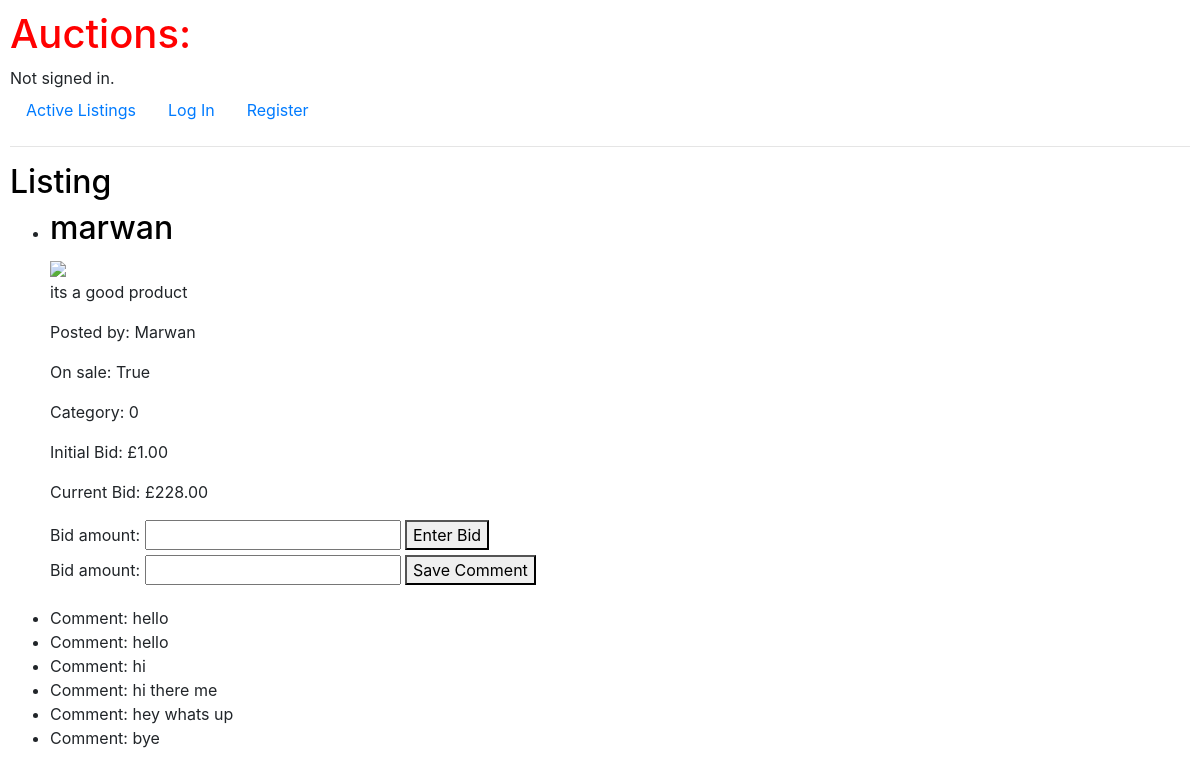
/bid/1, run on an earlier commit of the app's database.
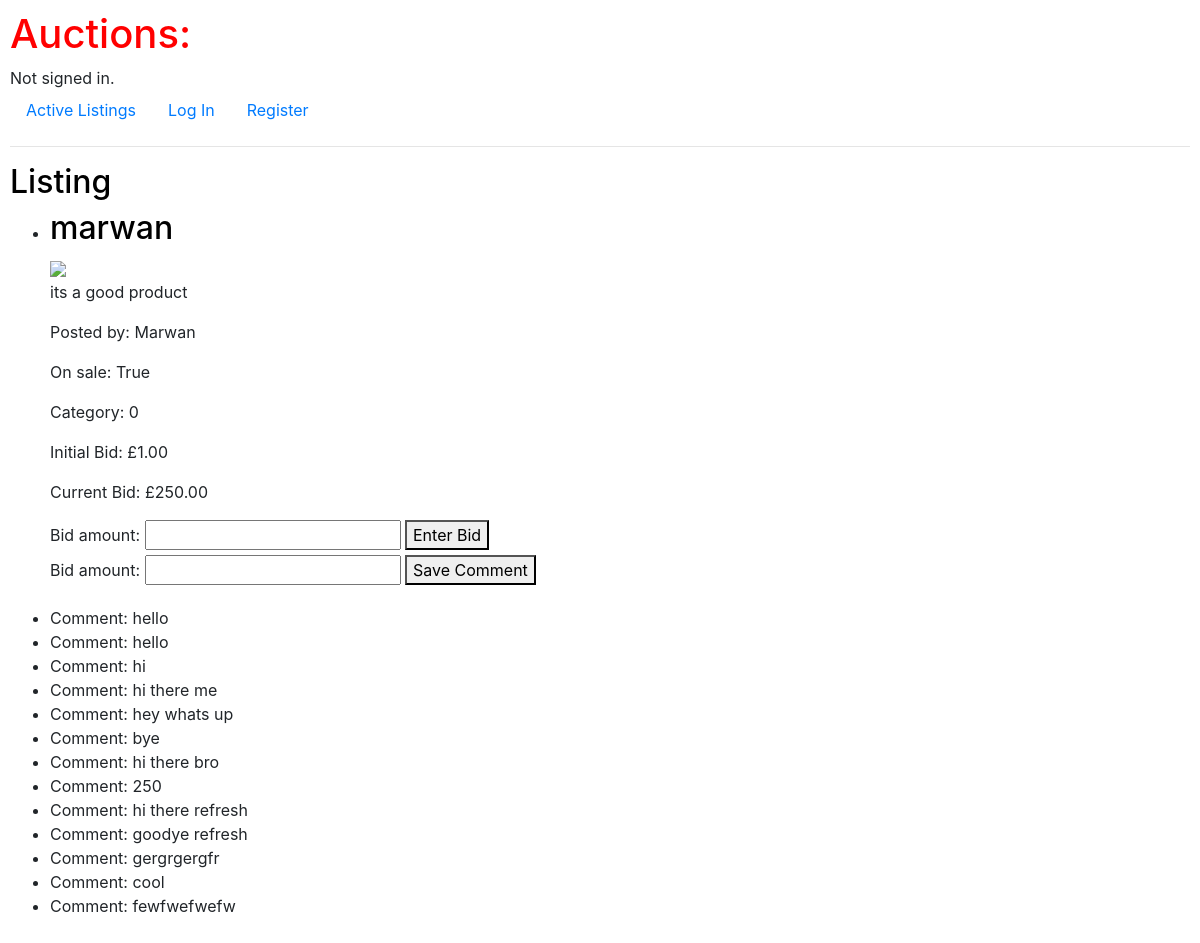
And on a later commit of the database.
### auctions/models.py (models this page shows)
class AuctionListing(models.Model):
    user = models.ForeignKey(User, on_delete=models.CASCADE, related_name= "auction_listings")
    title = models.CharField(max_length=64)
    description = models.TextField()
    active = models.BooleanField(default=True)
    category = models.CharField(max_length = 64)
    image = models.ImageField(upload_to='')
    initial_bid = models.DecimalField(max_digits=6, decimal_places=2)
    def current_bid(self):
        bid = Bid.objects.filter(auction_listing=self).order_by('-bid_amount').first()
        if bid:
            return bid.bid_amount
        else:
            return self.initial_bid

class User(AbstractUser):
    pass

class Bid(models.Model):
    user = models.ForeignKey(User, on_delete=models.CASCADE, related_name= "bid" )
    auction_listing = models.ForeignKey(AuctionListing, on_delete=models.CASCADE, related_name= "auction_listing" )
    bid_amount = models.DecimalField(max_digits=10, decimal_places=2)

class Comment(models.Model):
    user = models.ForeignKey(User, on_delete=models.CASCADE, related_name= "comment")
    auction_listing = models.ForeignKey(AuctionListing, on_delete=models.CASCADE, related_name="comments")
    comment = models.TextField()

### auctions/views.py (the view)
# urls.py: path("bid/<int:listing_id>", views.current_price, name="current_price"),
def current_price(request, listing_id):
    auction_listing = AuctionListing.objects.get(id=listing_id)
    auction_listings = AuctionListing.objects.all()
    current_bids = {}
    for listing in auction_listings:
        bid = Bid.objects.filter(auction_listing=listing).order_by('-bid_amount').first()
        if bid == None:
            bid = listing.initial_bid
        current_bids[listing.id] = bid if bid else listing.initial_bid
        current_bids
    if request.method == 'POST':
        form = BidForm(request.POST)
        if form.is_valid():
            bid_amount = form.cleaned_data['bid_amount']
            if current_bids[auction_listing.id] == listing.initial_bid:
                highest_bidding_price = current_bids[auction_listing.id]
            else:
                highest_bidding_price = current_bids[auction_listing.id].bid_amount
            if bid_amount <= highest_bidding_price:
                form.add_error('bid_amount',"Your bid is not sufficient and must be higher than the current bid amount")
            else:
                new_bid = Bid(user=request.user, auction_listing=auction_listing, bid_amount=form.cleaned_data['bid_amount'])
                new_bid.save()
                return render(request, 'auctions/listing.html', {'form': form, 'listing': auction_listing, 'current_bids': current_bids})
    else:
        form = BidForm()
    return render(request, 'auctions/listing.html', {'form': form, 'listing': auction_listing})

### auctions/forms.py
class BidForm(forms.ModelForm):
    class Meta:
        model = Bid
        fields = ['bid_amount']

### auctions/templates/auctions/listing.html (shortened to what this page needs)
{% extends "auctions/layout.html" %}
{% block body %}
    <h2>Listing</h2>
	<ul>
        <li><h2>{{ listing.title }}</h2>
        <img src="{{ listing.image.url }}" style="max-width: 300px; max-height: 300px;">
        <p>{{ listing.description }}</p>
        <p>Posted by: {{ listing.user }}</p>
        <p>On sale: {{ listing.active}}</p>
        <p>Category: {{ listing.category }}</p>
        <p>Initial Bid: £{{ listing.initial_bid }}</p>
        <p>Current Bid: £{{ listing.current_bid }}</p>
        <form method="post" action="{% url 'current_price' listing.id %}" enctype="multipart/form-data">
            {{ form.bid_amount.label_tag }}
            {{ form.bid_amount }}
            <button type = "submit">Enter Bid</button>
        </form>
            <form method="post" id = "Form1" >
                {{ form }}
                <button id = "Button1" type = "submit" >Save Comment</button>
            </form></li>
        <p>
            {% for comment in listing.comments.all %}
                <li>Comment: {{ comment.comment }}</li>
            {% endfor %}
        </p>
	</ul>
{% endblock %}

### auctions/templates/auctions/layout.html (shortened to what this page needs)
{% load static %}
<!DOCTYPE html>
<html lang="en">
    <head>
        <link rel="stylesheet" href="https://stackpath.bootstrapcdn.com/bootstrap/4.4.1/css/bootstrap.min.css">
        <link href="{% static 'auctions/styles.css' %}" rel="stylesheet">
    </head>
    <body>
        <h1>Auctions:</h1>
        <div>
            {% if user.is_authenticated %}
                Signed in as <strong>{{ user.username }}</strong>.
            {% else %}
                Not signed in.
            {% endif %}
        </div>
        <ul class="nav">
            <li class="nav-item">
                <a class="nav-link" href="{% url 'index' %}">Active Listings</a>
            </li>
            {% if user.is_authenticated %}
                <li class="nav-item">
                    <a class="nav-link" href="{% url 'logout' %}">Log Out</a>
                </li>
                <li class="nav-item">
                    <a class="nav-link" href="{% url 'new_listing' %}">Sell Item</a>
                </li>
            {% else %}
                <li class="nav-item">
                    <a class="nav-link" href="{% url 'login' %}">Log In</a>
                </li>
                <li class="nav-item">
                    <a class="nav-link" href="{% url 'register' %}">Register</a>
                </li>
            {% endif %}
        </ul>
        <hr>
        {% block body %}
        {% endblock %}
    </body>
</html>

### auctions/static/auctions/styles.css (style rules this page uses)
body { padding: 10px; }
h2 { color : black; }
h1 { color : red; }
p { font-style: inherit; }

What changed in the data, as far as the page shows it:
computed for AuctionListing "marwan": current_bid "228.00" → "250.00"
added Comment: comment "hi there bro"
added Comment: comment "250"
added Comment: comment "hi there refresh"
added Comment: comment "goodye refresh"
added Comment: comment "gergrgergfr"
added Comment: comment "cool"
added Comment: comment "fewfwefwefw"
